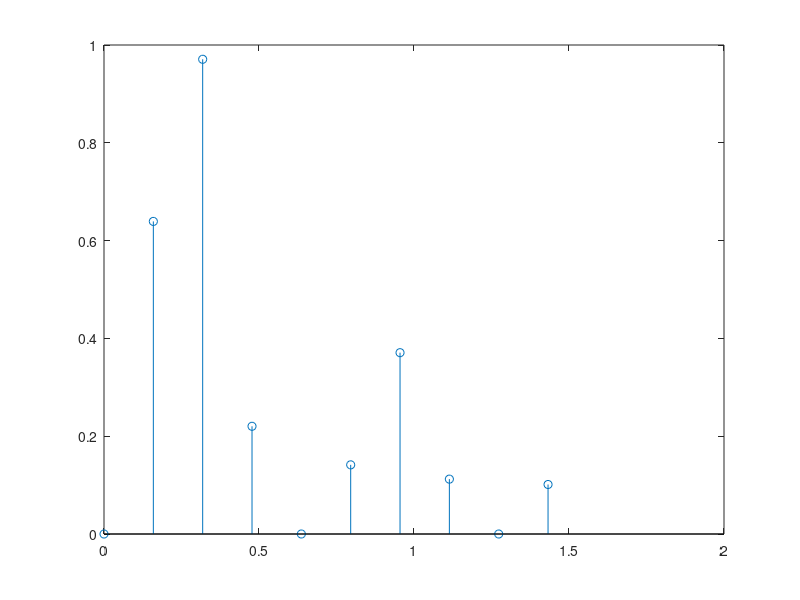
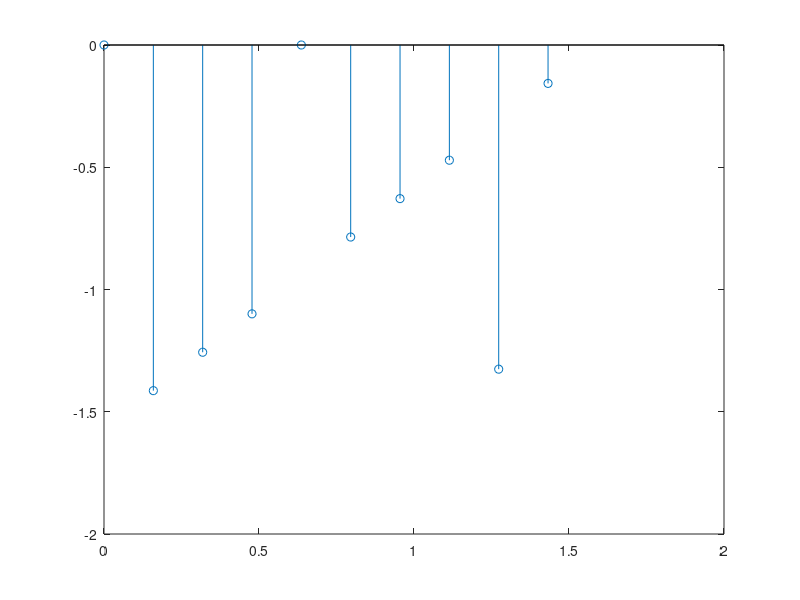
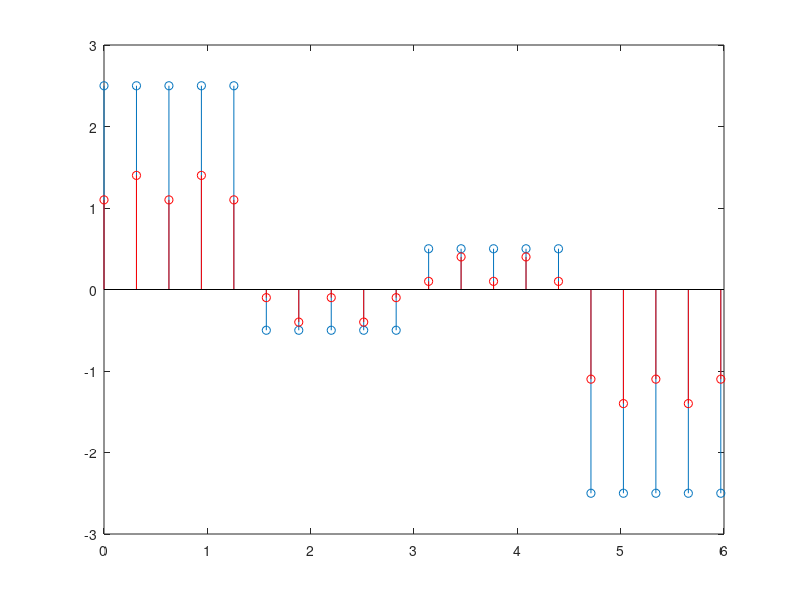

These figures' MATLAB source, in order:
%%%%%%%%%%%%%%%%%%%%%%%%%%%%%%%%%%%%%%%%%%%%%%%%%%%%%%%%%%%%%%%%%%%
%% Universidade Federal de Santa Catarina.
%% José Pedro de Santana Neto, julho de 2016
%%
%% You can redistribute it and/or
%% modify it under the terms of the GNU Affero General Public License as
%% published by the Free Software Foundation, either version 3 of the
%% License, or (at your option) any later version.
%% The library is distributed in the hope that it will be useful,
%% but WITHOUT ANY WARRANTY; without even the implied warranty of
%% MERCHANTABILITY or FITNESS FOR A PARTICULAR PURPOSE.  See the
%% GNU Affero General Public License for more details. 
%% see <http://www.gnu.org/licenses/>.
%%%%%%%%%%%%%%%%%%%%%%%%%%%%%%%%%%%%%%%%%%%%%%%%%%%%%%%%%%%%%%%%%%%

% Questao 1
% Prova de Analise de Sinais
function questao_1 = questao_1()

	% 1) Com base no sinal x(t)
	numero_total_pontos = 20; % Número de pontos
	tempo_medicao = 2*pi; % Tempo de medição
	frequencia_amostragem = numero_total_pontos/tempo_medicao; % Frequencia de amostragem
	tempos_periodo = 0 : 1/frequencia_amostragem : tempo_medicao - 1/frequencia_amostragem;   % Vetor do tempo

	% Definindo o vetor x (discretizado)
	sinal_x_t(1:numero_total_pontos/4)       = 2.5;  % 2.5, 0 < t < pi/4
	sinal_x_t(numero_total_pontos/4+1:numero_total_pontos/2)   = -0.5; % -0,5, pi/2 < t < pi
	sinal_x_t(numero_total_pontos/2+1:3*numero_total_pontos/4) = 0.5;  % 0,5,  pi < t < 3*pi/4
	sinal_x_t(3*numero_total_pontos/4 + 1:numero_total_pontos) = -2.5; % -2,5, 3*pi/4 < t < 2*pi

	%figure; stem(tempos_periodo, sinal_x_t);

	% a) 10 primeiros coeficientes da Serie de Fourier na forma discreta com DFT
	coeficientes_serie_fourier = fft(sinal_x_t)/numero_total_pontos;
	coeficientes_serie_fourier = coeficientes_serie_fourier(1:10)

	% b) Espectros de magnitude e fase
	frequencias = (frequencia_amostragem/numero_total_pontos) ... 
	*(0:numero_total_pontos-1);
	% magnitude
	figure; stem(frequencias(1:length(coeficientes_serie_fourier)), abs(coeficientes_serie_fourier));
	% fase
	figure; stem(frequencias(1:length(coeficientes_serie_fourier)), angle(coeficientes_serie_fourier));

	% c) Comparar funcao no tempo com os 10 termos
	sinal_x_t_reconstruido(1:numero_total_pontos) = 0;
	numero_total_termos = 10;
	for termo = 1:numero_total_termos-1
	    sinal_x_t_reconstruido = sinal_x_t_reconstruido + ... 
	    coeficientes_serie_fourier(termo + 1)*exp(1i*2*pi*termo*tempos_periodo/tempo_medicao);
	end
	figure; stem(tempos_periodo, sinal_x_t); hold on;
	stem(tempos_periodo, real(sinal_x_t_reconstruido), 'red');


	% figure(1);
	% subplot(2,1,1);
	% semilogy(frequencias_excitacao, abs(A_22), 'black');
	% set(findobj(gca,'type','line'), 'LineWidth', 3);
	% hold on;
	% semilogy(frequencias_excitacao, abs(A_22_sem_amortecimento), 'blue');
	% title( ... 
	% 'Modulo da Acelerancia numa Excitacao em 2 e Resposta em 2', ... 
	% 'Interpreter','latex','FontSize',16);
	% xlabel('Frequencias [Hz]','Interpreter','latex','FontSize',16); 
	% ylabel('Magnitude','Interpreter','latex','FontSize',16);
	% legend('Com Amortecimento','Sem Amortecimento');
	% axis([10 250 min(abs(A_22_sem_amortecimento)) 1.1*max(abs(A_22_sem_amortecimento))]);
	% %
	% subplot(2,1,2);
	% plot(frequencias_excitacao, angle(A_22), 'black');
	% set(findobj(gca,'type','line'), 'LineWidth', 3);
	% hold on;
	% plot(frequencias_excitacao, angle(A_22_sem_amortecimento), 'blue');
	% title( ... 
	% 'Fase da Acelerancia numa Excitacao em 2 e Resposta em 2', ... 
	% 'Interpreter','latex','FontSize',16);
	% xlabel('Frequencias [Hz]','Interpreter','latex','FontSize',16); 
	% ylabel('Fase','Interpreter','latex','FontSize',16);
	% legend('Com Amortecimento','Sem Amortecimento');
	% axis([10 250 min(angle(A_22)) 1.1*max(angle(A_22_sem_amortecimento))]);
